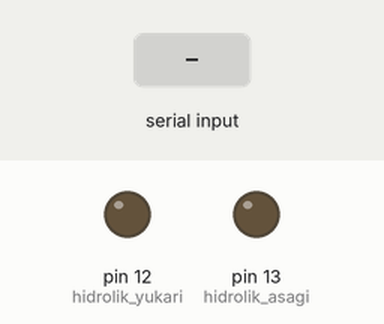
Recording of a sketch running on a simulated Arduino Uno, built with avr-gcc and run on an emulated ATmega328P. On the bench: output pins drawn as LEDs (lit = HIGH). The test bench sets the inputs (shaded band).

Above: at 2.2 s.
2.3 s: "u" received over Serial
At 3.5 s:
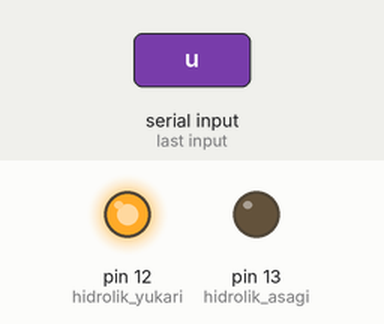
3.8 s: "b" received over Serial
At 4.6 s:
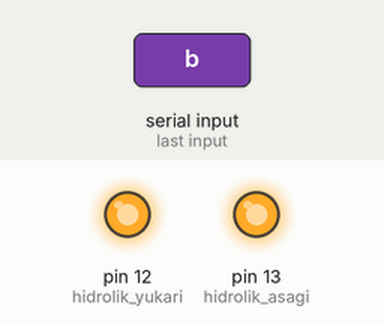
5.3 s: "x" received over Serial
At 5.8 s:
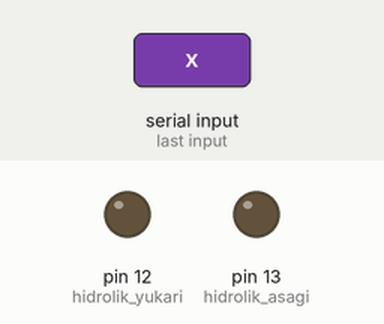
6.8 s: "b" received over Serial
At 8.1 s:
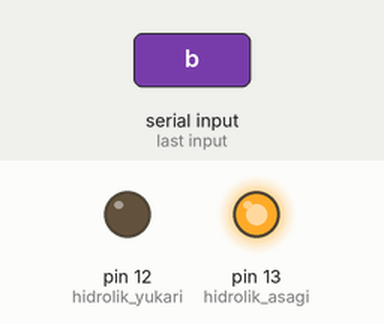
Timing chart, 0 to 9.3 s (numbered marks = the images above; inputs shaded):
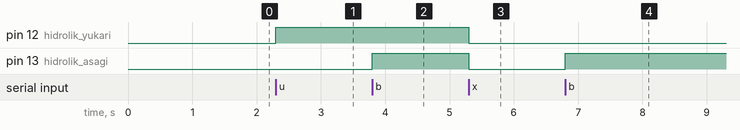

Measured:
- after the input at 2.3 s, pin 12 (hidrolik_yukari): LOW → HIGH at once
- after the input at 3.8 s, pin 13 (hidrolik_asagi): LOW → HIGH at once
- after the input at 5.3 s, pin 12 (hidrolik_yukari), pin 13 (hidrolik_asagi): HIGH → LOW at once
- after the input at 6.8 s, pin 13 (hidrolik_asagi): LOW → HIGH at once

The sketch:

yanal_yuk_olcumu.ino
```cpp
/*
yazan: Remzi ŞAHİNOĞLU
tarih: 07.09.2016
board: Arduino UNO

bu program pc den gelen komut ile 3 yanal loadcell, baskı loadcell ve
lineer cetvel datalarını alıp bilgisayara gönderir. bilgisayardan stop
komutu gelen kadar bu işlemi kısır döngü olarak yapar.

bilgisayar programında hidrolik silindirleri hareket ettirebiliriz.

*/

boolean startCommand = false;                                             // dataların okuyup pc ye gönder
const int hidrolik_yukari = 12;                                           // hidrolik silindir yukarı rölesi
const int hidrolik_asagi = 13;                                            // hidrolik silindir aşağı rölesi

boolean hidrolik_yukari_active = false;
boolean hidrolik_asagi_active = false;

String data_paket = "";                                                   // analog datalarının tutulduğu yer

String yanal_loadcell_1 = "";
String yanal_loadcell_2 = "";
String yanal_loadcell_3 = "";
String baski_loadcell = "";
String lineer_cetvel = "";

//********************* SERİAL KESME OLUŞTUĞUNDA *************************//
void serialEvent()
{
  while (Serial.available())
  {
    char inChar = (char)Serial.read();

    if (inChar == 's')                                                    // başlama komutu pc den geldiğinde
    {
      startCommand = true;
    }

    if (inChar == 'r')                                                    // durdurma komutu pc den geldiğinde
    {
      startCommand = false;
    }

    if (inChar == 'u')                                                    // hidrolik yukarı komutu geldiğinde
    {
      hidrolik_yukari_active = true;
    }

    if (inChar == 'b')                                                    // hidrolik aşağı komutu geldiğinde
    {
      hidrolik_asagi_active = true;
    }

    if (inChar == 'x')                                                    // hidrolik aşağı komutu geldiğinde
    {
      hidrolik_yukari_active = false;
      hidrolik_asagi_active = false;
    }

  }
}

//********************** BAŞLANGIÇ AYARLARI ******************************//
void setup()
{
  Serial.begin(19200);
  delay(1000);

  pinMode(hidrolik_yukari, OUTPUT);
  pinMode(hidrolik_asagi, OUTPUT);

  digitalWrite(hidrolik_yukari, LOW);
  digitalWrite(hidrolik_asagi, LOW);

}

//************************** ANA PROGRAM *********************************//
void loop()
{
  if (startCommand == true)
  {
    yanal_loadcell_1 = analogRead(0);
    yanal_loadcell_2 = analogRead(1);
    yanal_loadcell_3 = analogRead(2);
    baski_loadcell = analogRead(3);
    lineer_cetvel = analogRead(4);

    data_paket = yanal_loadcell_1 + ";" + yanal_loadcell_2 + ";" + yanal_loadcell_3 + ";" + baski_loadcell + ";" + lineer_cetvel + ";";

    Serial.println(data_paket);
    delay(100);
  }

  if (hidrolik_yukari_active == true){digitalWrite(hidrolik_yukari, HIGH);}else{digitalWrite(hidrolik_yukari, LOW);} // hidrolik yukarı
  if (hidrolik_asagi_active == true){digitalWrite(hidrolik_asagi, HIGH);}else{digitalWrite(hidrolik_asagi, LOW);} // hidrolik aşağı

}
```
